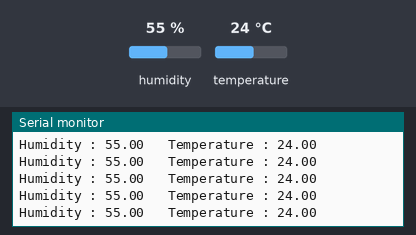
Recording of a sketch running on a simulated Arduino Uno, built with avr-gcc and run on an emulated ATmega328P. On the bench: the last lines printed to the serial monitor. Inputs (shaded band) come from the test bench; at power-on: humidity 55 %, temperature 24 °C.

Above: at 3.2 s.
3.3 s: humidity set to 22 %
At 5.4 s:
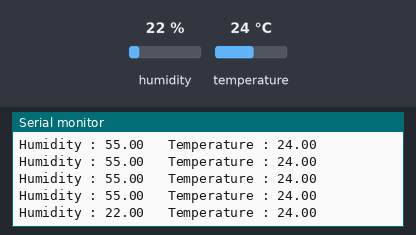
6.5 s: temperature set to 12 °C
At 7.2 s:
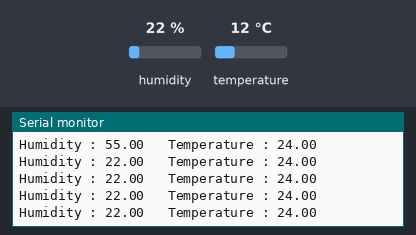
9.7 s: humidity set to 40 %
At 10.2 s:
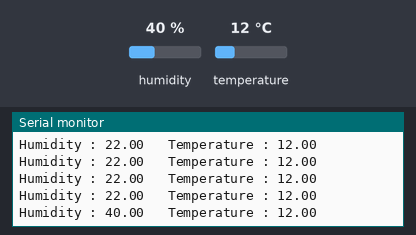
Timing chart, 0 to 12.7 s (numbered marks = the images above; inputs shaded):
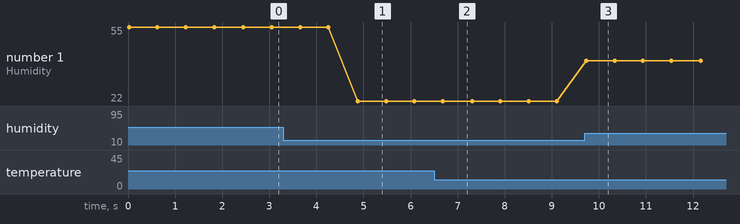

Measured:
- after the input at 3.3 s, the serial monitor: prints a new line after 1.6 s (image 1)
- after the input at 9.7 s, the serial monitor: prints a new line at once (image 3)
- plotted number 1: 55 → 22 after the input at 3.3 s, 22 → 40 after the input at 9.7 s

The sketch:

Arduino_J22.ino
```cpp
#include <DHT.h>

const int sensor_pin = 2;
DHT sensor_dht11(sensor_pin, DHT11);

float Humidity, Temperature;

void setup() {
  Serial.begin(9600);
  sensor_dht11.begin();
}

void loop() {
  Humidity = sensor_dht11.readHumidity();
  Temperature = sensor_dht11.readTemperature();

  Serial.print("Humidity : ");Serial.print(Humidity);
  Serial.print("   Temperature : ");Serial.print(Temperature);
  Serial.println();

  delay(600);
}
```
